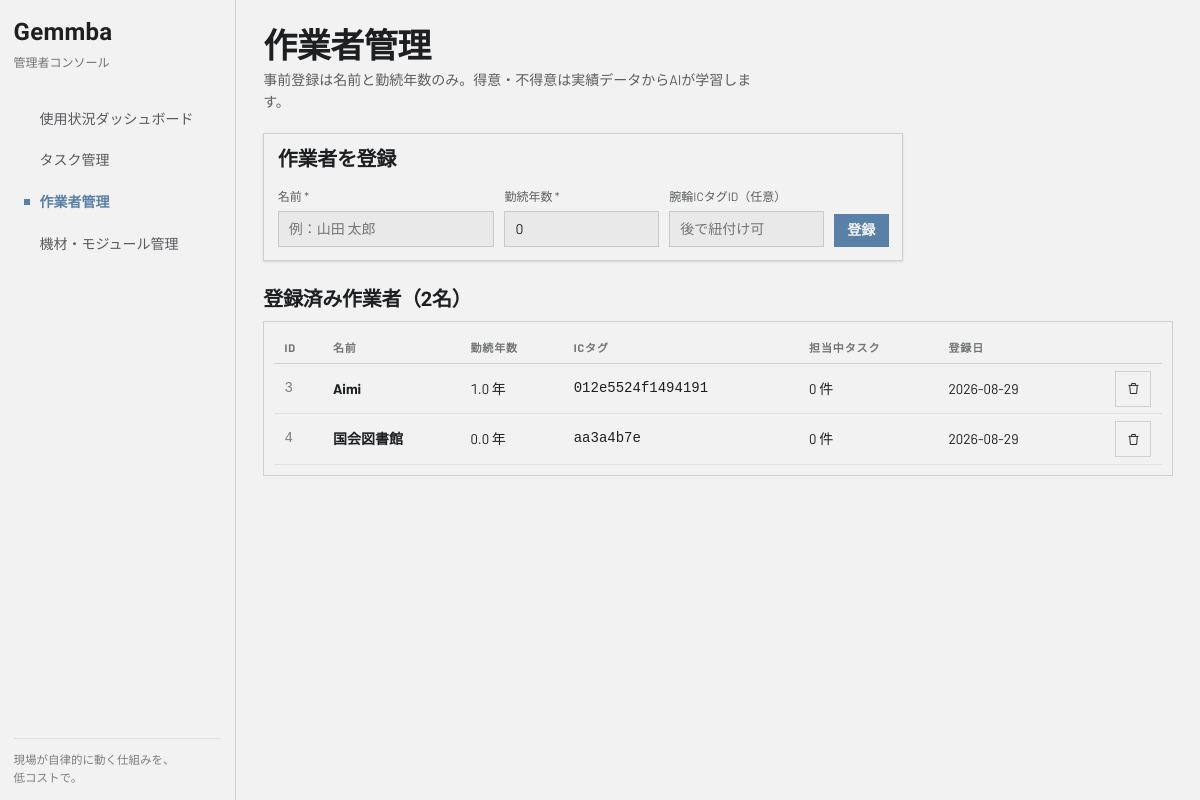
The page /workers on the database its author committed.
### tables this page shows
CREATE TABLE workers (
    id INTEGER PRIMARY KEY AUTOINCREMENT,
    name TEXT NOT NULL,
    years_of_service REAL NOT NULL DEFAULT 0,   -- 勤続年数（AIの初期文脈ベクトルに使用）
    nfc_tag_id TEXT UNIQUE,                     -- 腕輪のICチップID（後で紐付け可能）
    created_at TEXT DEFAULT (datetime('now', 'localtime'))
);

### app.py (the view)
@app.route("/workers")
def workers():
    conn = db.get_db()
    rows = conn.execute("""
        SELECT w.*,
               (SELECT COUNT(*) FROM tasks t WHERE t.assigned_worker_id = w.id AND t.status != 'done') AS open_tasks
        FROM workers w ORDER BY w.id
    """).fetchall()
    conn.close()
    return render_template("workers.html", workers=rows, pending_tags=_pending_tags)

### app.py (called while the page is built)
@app.context_processor
def inject_labels():
    return dict(P=PRIORITY_LABELS, S=STATUS_LABELS, E=EQ_STATUS_LABELS)

### db.py (called while the page is built)
def get_db():
    conn = sqlite3.connect(DB_PATH)
    conn.row_factory = sqlite3.Row
    conn.execute("PRAGMA foreign_keys = ON")
    return conn

### templates/workers.html (shortened to what this page needs)
{% extends "base.html" %}
{% block content %}
<header class="page-head">
  <h1>作業者管理</h1>
  <p class="page-sub">事前登録は名前と勤続年数のみ。得意・不得意は実績データからAIが学習します。</p>
</header>
<section class="card elev-sm form-panel narrow">
  <h4>作業者を登録</h4>
  <form method="post" action="{{ url_for('add_worker') }}" class="worker-form-grid">
    <div class="field"><label>名前 *</label>
      <input class="input" type="text" name="name" placeholder="例：山田 太郎" required>
    </div>
    <div class="field"><label>勤続年数 *</label>
      <input class="input" type="number" name="years_of_service" step="0.5" min="0" value="0" required>
    </div>
    <div class="field"><label>腕輪ICタグID（任意）</label>
      <input class="input" type="text" name="nfc_tag_id" placeholder="後で紐付け可">
    </div>
    <button type="submit" class="btn btn-primary">登録</button>
  </form>
</section>
<h3 class="section-title">登録済み作業者（{{ workers|length }}名）</h3>
<div class="card table-wrap">
  <table class="table">
    <thead><tr><th>ID</th><th>名前</th><th>勤続年数</th><th>ICタグ</th><th>担当中タスク</th><th>登録日</th><th></th></tr></thead>
    <tbody>
    {% for w in workers %}
      <tr>
        <td class="mono text-muted">{{ w.id }}</td>
        <td class="strong">{{ w.name }}</td>
        <td>{{ w.years_of_service }} 年</td>
        <td class="mono">{{ w.nfc_tag_id or '未紐付け' }}</td>
        <td>{{ w.open_tasks }} 件</td>
        <td>{{ w.created_at[:10] }}</td>
        <td class="num">
          <form method="post" action="{{ url_for('delete_worker', worker_id=w.id) }}"
                onsubmit="return confirm('{{ w.name }} さんを削除しますか？担当中のタスクは未割当に戻ります。')">
            <button type="submit" class="btn btn-icon btn-secondary" title="削除">
              <svg width="15" height="15" viewBox="0 0 24 24" fill="none" stroke="currentColor" stroke-width="1.5"><path d="M4 7h16"/><path d="M9 7V4h6v3"/><path d="M6 7l1 13h10l1-13"/></svg>
            </button>
          </form>
        </td>
      </tr>
    {% else %}
      <tr><td colspan="7" class="empty">作業者が登録されていません。</td></tr>
    {% endfor %}
    </tbody>
  </table>
</div>
{% endblock %}

### rows shown on the page
workers: id "3", name "Aimi", years_of_service "1.0", nfc_tag "012e5524f1494191", open_tasks "0", created_at "2026-08-29"
workers: id "4", name "国会図書館", years_of_service "0.0", nfc_tag "aa3a4b7e", open_tasks "0", created_at "2026-08-29"

### other values the page prints
{{ workers|length }} "2"
